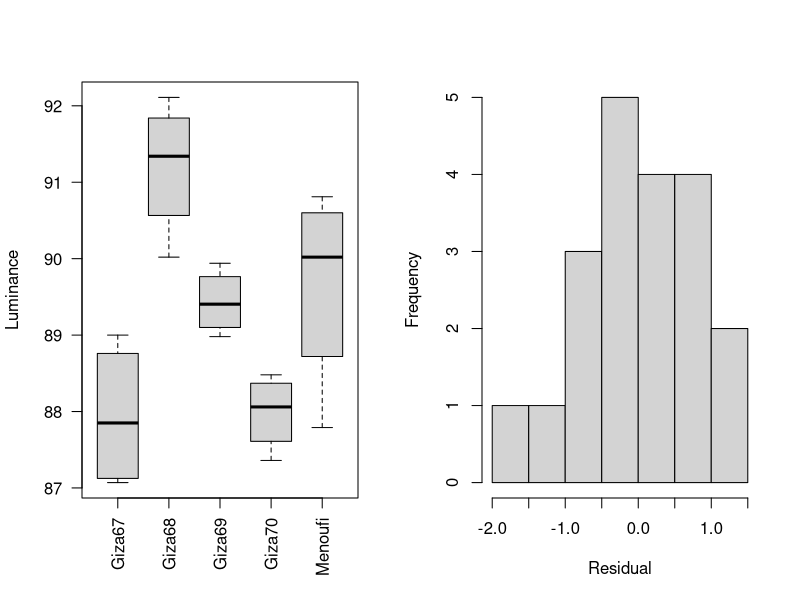
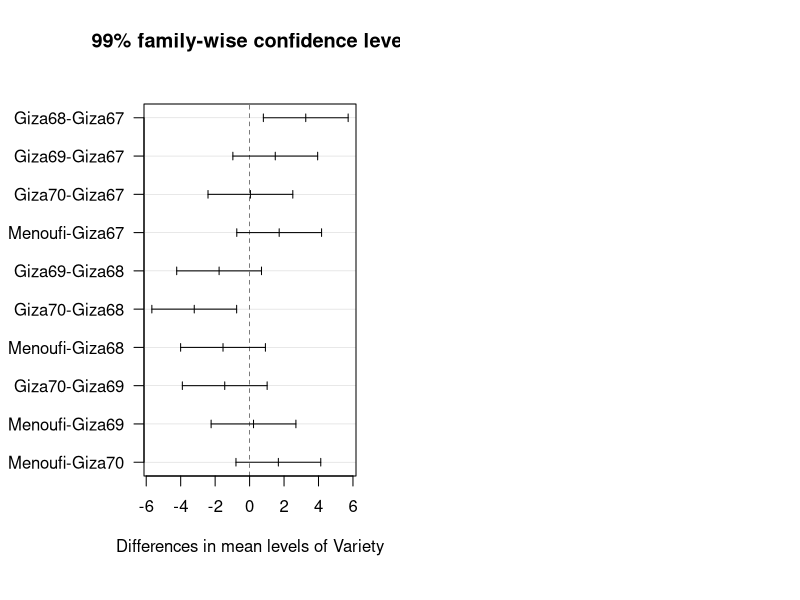

Generate these figures, in order, with R:
## ---- chunk 1
ec <- read.csv("egyptianCotton.csv")
## ---- chunk 2
head(ec)
## ---- chunk 3
fittedModel <- aov(Luminance ~ Variety, 
                   data = ec
                   )
## ---- chunk 4
par(mfrow=c(1,2)) ## two side-by-side plots
boxplot(Luminance ~ Variety, 
        data = ec,
        xlab="",
        las = 2 ## vertical labels
        )
hist(fittedModel$residuals,
     ylab="Frequency",
     xlab="Residual",
     main=""
     )
## ---- chunk 5
anova(fittedModel)
## ---- chunk 6
tuky <- TukeyHSD(fittedModel, 
                 conf.level = 0.99
                 )
par(mar=c(5,6,4,1)+1.2) ## so that labels don't get cut off
plot(tuky, 
     las=1 ## horizontal labels
     )
